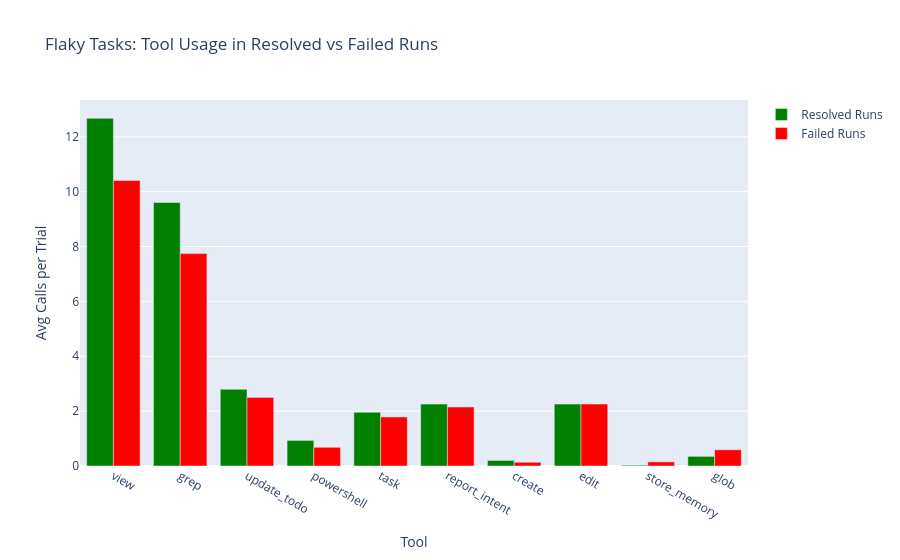

The notebook cell saved with this chart:
### Code cell
# Tool usage comparison for flaky tasks: successful runs vs failed runs
flaky_tool_success = expand_tool_usage(flaky_success)
flaky_tool_failure = expand_tool_usage(flaky_failure)

# Align columns
all_tools = sorted(set(flaky_tool_success.columns) | set(flaky_tool_failure.columns))
flaky_tool_success = flaky_tool_success.reindex(columns=all_tools, fill_value=0)
flaky_tool_failure = flaky_tool_failure.reindex(columns=all_tools, fill_value=0)

flaky_tool_comparison = pd.DataFrame(
    {
        "Resolved": flaky_tool_success.mean(),
        "Failed": flaky_tool_failure.mean(),
    }
)
flaky_tool_comparison["Diff"] = flaky_tool_comparison["Resolved"] - flaky_tool_comparison["Failed"]
flaky_tool_comparison = flaky_tool_comparison.sort_values("Diff", ascending=False)

print("=== Flaky Tasks: Avg Tool Usage (Resolved vs Failed Runs) ===\n")
print(flaky_tool_comparison.round(1).to_string())

# Visualize
fig = go.Figure()
fig.add_trace(go.Bar(x=flaky_tool_comparison.index, y=flaky_tool_comparison["Resolved"], name="Resolved Runs", marker_color="green"))
fig.add_trace(go.Bar(x=flaky_tool_comparison.index, y=flaky_tool_comparison["Failed"], name="Failed Runs", marker_color="red"))
fig.update_layout(title="Flaky Tasks: Tool Usage in Resolved vs Failed Runs", xaxis_title="Tool", yaxis_title="Avg Calls per Trial", barmode="group", hovermode="x unified")
fig.show()

### Figure 1 — Plotly figure (JSON) as saved in the notebook; plotly's stock layout.template omitted (floating-point values rounded to 4 significant figures)
{"data": [{"marker": {"color": "green"}, "name": "Resolved Runs", "type": "bar", "x": ["view", "grep", "update_todo", "powershell", "task", "report_intent", "create", "edit", "store_memory", "glob"], "y": [12.68, 9.608, 2.797, 0.9324, 1.959, 2.257, 0.2027, 2.257, 0.02703, 0.3514]}, {"marker": {"color": "red"}, "name": "Failed Runs", "type": "bar", "x": ["view", "grep", "update_todo", "powershell", "task", "report_intent", "create", "edit", "store_memory", "glob"], "y": [10.41, 7.742, 2.5, 0.6818, 1.788, 2.152, 0.1364, 2.258, 0.1515, 0.5909]}], "layout": {"barmode": "group", "hovermode": "x unified", "title": {"text": "Flaky Tasks: Tool Usage in Resolved vs Failed Runs"}, "xaxis": {"title": {"text": "Tool"}}, "yaxis": {"title": {"text": "Avg Calls per Trial"}}}}
